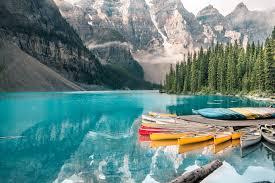
#> input picture images/nature2.jpeg, 275 x 183 px
$ python 22-EdgeDetection.py
#> lines starting #> are read from the running program, lines starting #| are printed output that depends on the picture; after the words box and inside, x2 and y2 are one past the last pixel; in counts of white or black regions, pixels touching at a corner belong together
import cv2 as cv
import numpy as np

img = cv.imread('images/nature2.jpeg')
#> img is the input picture: shape (183, 275, 3); mean B, G, R 131.4, 134.9, 104.8
cv.imshow('Image' , img)

gray = cv.cvtColor(img , cv.COLOR_BGR2GRAY)
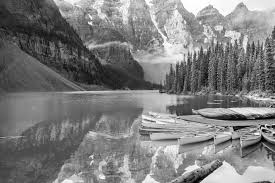
#> gray: shape (183, 275); min 0, max 255, mean 125.5
cv.imshow('Gray' , gray)


# Laplacian method for edge detection
lap = cv.Laplacian(gray , cv.CV_64F)
# cv.64F => data depth
lap = np.uint8(np.absolute(lap))
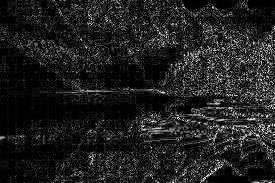
#> lap: shape (183, 275); min 0, max 255, mean 32.3
cv.imshow('Laplacian' , lap)

# Sobel method for edge detection
sobelx = cv.Sobel(gray , cv.CV_64F , 1 , 0)
sobely = cv.Sobel(gray , cv.CV_64F , 0 , 1)

cv.imshow('Sobel X ' , sobelx)
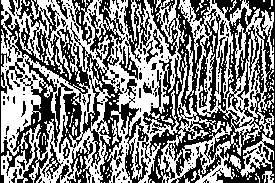
#> window 'Sobel X ': shape (183, 275); 50.7% white; 218 black regions (176 under 20 px), largest, box (x1, y1, x2, y2) and area: (143, 0, 275, 183) 9640, (0, 0, 151, 183) 9034, (190, 0, 221, 111) 1137
cv.imshow('Sobel Y' , sobely)
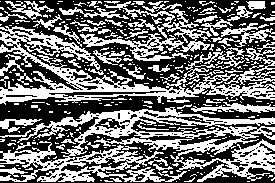
#> window 'Sobel Y': shape (183, 275); 44.2% white; 372 white regions (300 under 20 px), largest, box (x1, y1, x2, y2) and area: (0, 107, 275, 182) 8090, (0, 26, 275, 105) 5454, (80, 1, 212, 61) 1823

# combining both the sobels
combined_sobel = cv.bitwise_or(sobelx , sobely)
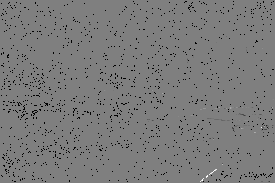
#> combined_sobel: shape (183, 275) float64; 2.98% of the values are NaN or infinite; the others: min -130944, max 130944, mean -116.5; drawn with min black, max white, NaN and infinite black
cv.imshow('Combined Sobel'  , combined_sobel)
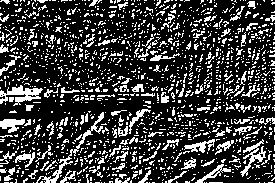
#> window 'Combined Sobel': shape (183, 275); 23.8% white in thin lines or dots

# canny edge detector
canny = cv.Canny(gray , 150 , 175)
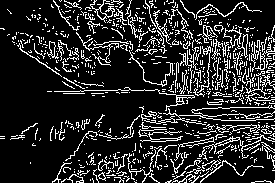
#> canny: shape (183, 275); 16.5% white in thin lines or dots
cv.imshow('Canny' , canny)


cv.waitKey(20000)

$ run again, with images/nature1.jpeg copied over images/nature2.jpeg
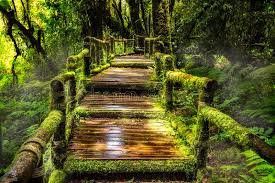
#> input picture images/nature1.jpeg, 275 x 183 px
#> img is the input picture: shape (183, 275, 3); mean B, G, R 38.8, 88.7, 87.6
#> `cv.imshow('Sobel X ' , sobelx)`:
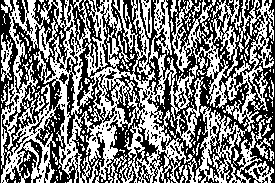
#> window 'Sobel X ': shape (183, 275); 48.4% white in thin lines or dots
#> `canny = cv.Canny(gray , 150 , 175)`:
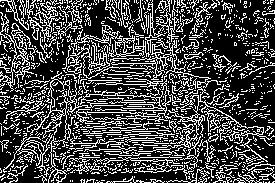
#> canny: shape (183, 275); 28.3% white in thin lines or dots

$ run again, with images/cat2.jpeg copied over images/nature2.jpeg
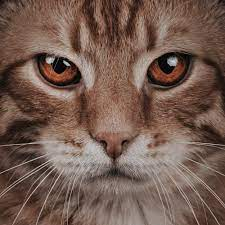
#> input picture images/cat2.jpeg, 225 x 225 px
#> img is the input picture: shape (225, 225, 3); mean B, G, R 80, 91, 115.8
#> `canny = cv.Canny(gray , 150 , 175)`:
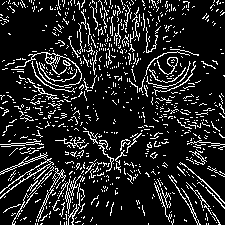
#> canny: shape (225, 225); 13.9% white in thin lines or dots
